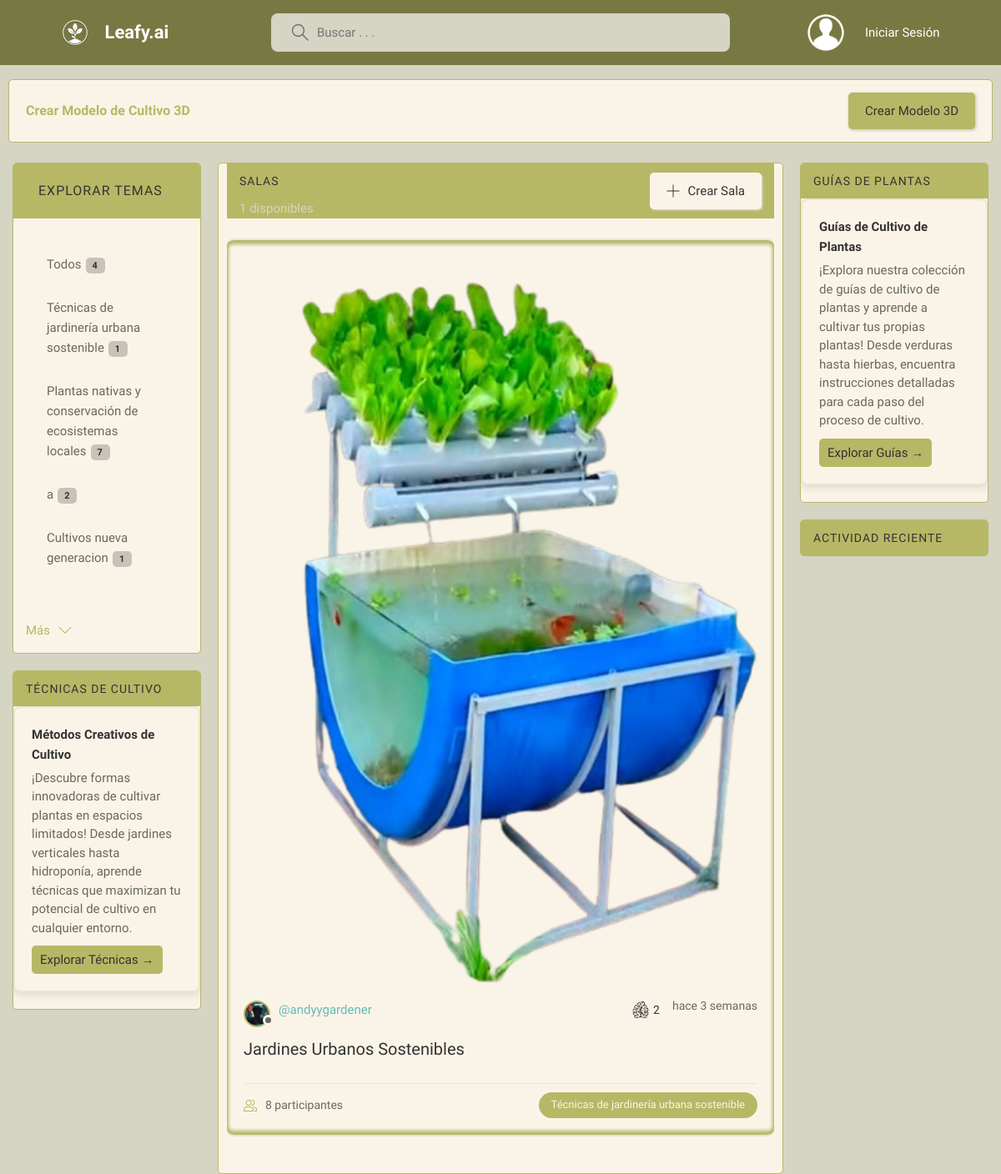
Before: /?q=Bienvenidos with the older database file.
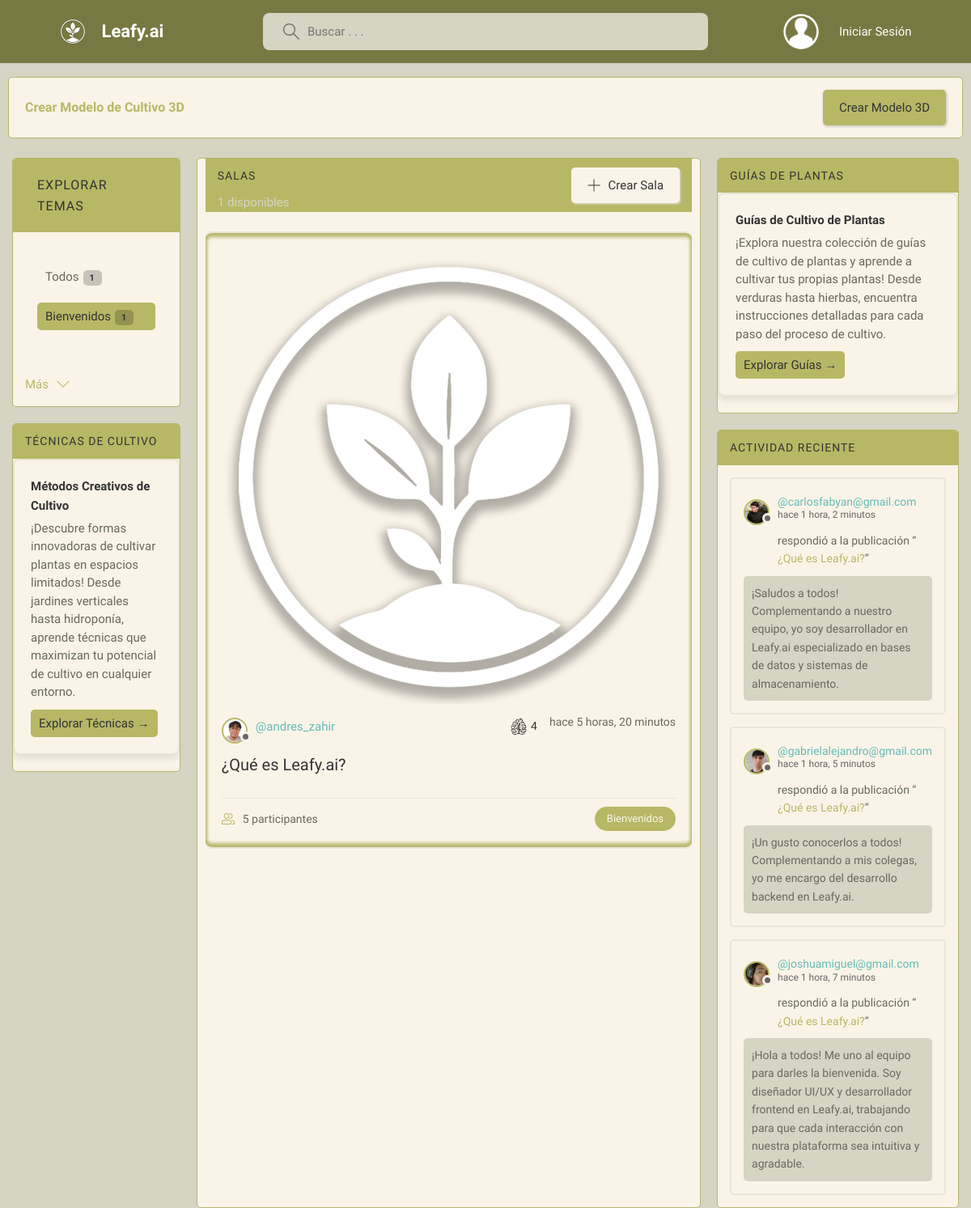
After: the same page with the newer database file.
### base/models.py (models this page shows, shortened)
class Topic(models.Model):
    name = models.CharField(max_length=200)

class Room(models.Model):
    host = models.ForeignKey(User, on_delete=models.SET_NULL, null=True)
    topic =  models.ForeignKey(Topic, on_delete=models.SET_NULL, null=True)
    name = models.CharField(max_length=200)
    description = models.TextField(null=True, blank=True)
    participants = models.ManyToManyField(User, related_name='participants', blank=True)
    image = models.ImageField(null=True, blank=True, upload_to='room_images/')
    likes = models.ManyToManyField(User, related_name='room_likes', blank=True)
    updated = models.DateTimeField(auto_now=True)
    created = models.DateTimeField(auto_now_add=True)
    class Meta:
        ordering = ['-updated', '-created']
    def __str__(self):
        return self.name

class User(AbstractUser):
    name = models.CharField(max_length=200, null=True)
    email = models.EmailField(unique=True, null=True)
    bio = models.TextField(null=True)
    avatar = models.ImageField(null=True, default="blue.jpg")
    USERNAME_FIELD = 'email'
    REQUIRED_FIELDS = []

class Message(models.Model):
    user = models.ForeignKey(User, on_delete=models.CASCADE)
    room = models.ForeignKey(Room, on_delete=models.CASCADE)
    body = models.TextField()
    parent = models.ForeignKey('self', on_delete=models.CASCADE, null=True, blank=True, related_name='replies')
    depth = models.IntegerField(default=0)  # 0 para mensajes principales, 1-2 para respuestas
    likes = models.ManyToManyField(User, related_name='message_likes', blank=True)
    updated = models.DateTimeField(auto_now=True)
    created = models.DateTimeField(auto_now_add=True)
    class Meta:
        ordering = ['-updated', '-created']

### base/views.py (the view)
# urls.py: path('', views.home, name = "home"),
def home(request):
    q = request.GET.get('q') if request.GET.get('q') != None else ''
    rooms = Room.objects.filter(Q(topic__name__icontains = q) | Q(name__icontains = q)| Q(description__icontains = q))
    topics = Topic.objects.all()[0:5]
    room_count = rooms.count()
    room_messages = Message.objects.all().filter(Q(room__topic__name__icontains = q))
    context = {'rooms' : rooms, 'topics' : topics, 'room_count' : room_count, 'room_messages' : room_messages}
    return render(request, 'base/home.html', context)

### base/templates/base/home.html (shortened to what this page needs)
{%  extends 'main.html' %}
{% block content %}
<div class="model-banner-container">
  <div class="model-banner">
    <h3>Crear Modelo de Cultivo 3D</h3>
    <a href="{% url 'cultivation3d_home' %}" class="btn btn--mainn">
      Crear Modelo 3D
    </a>
  </div>
</div>
<main class="layout layout--3">
  <div class="left-column">
    {% include 'base/topics_component.html' %}
    {% include 'base/techniques_component.html' %}
  </div>
  <div class="roomList">
      <div class="roomList__header">
        <div>
          <h2>Salas</h2>
          <p>{{room_count}} disponibles</p>
        </div>
        <a class="btn btn--main" href="{% url 'create-room' %}">
          <svg version="1.1" xmlns="http://www.w3.org/2000/svg" width="32" height="32" viewBox="0 0 32 32">
            <title>Crear</title>
            <path
              d="M16.943 0.943h-1.885v14.115h-14.115v1.885h14.115v14.115h1.885v-14.115h14.115v-1.885h-14.115v-14.115z"
            ></path>
          </svg>
          Crear Sala
        </a>
      </div>
      {% include 'base/feed_component.html' %}
  </div>
  <div class="activities-column">
    {% include 'base/guides_component.html' %}
    {% include 'base/activity_component.html' %}
  </div>
</main>
{% endblock %}

### base/templates/base/topics_component.html (shortened to what this page needs)
<div class="topics">
    <div class="topics__header">
      <h2>Explorar Temas</h2>
    </div>
    <ul class="topics__list">
    </ul>
    <a class="btn btn--link" href="{% url 'topics' %}">
      Más
      <svg version="1.1" xmlns="http://www.w3.org/2000/svg" width="32" height="32" viewBox="0 0 32 32">
        <title>flecha-abajo</title>
        <path d="M16 21l-13-13h-3l16 16 16-16h-3l-13 13z"></path>
      </svg>
    </a>
  </div>

### base/templates/base/feed_component.html (shortened to what this page needs)
{% load static %}
{% for room in rooms %}
<div class="roomListRoom">
  {% if room.image %}
    <div class="roomListRoom__imageWrapper">
      <img src="{{ room.image.url }}" alt="{{ room.name }}" class="roomListRoom__image" />
    </div>
  {% endif %}
  <div class="roomListRoom__header">
    <a href="{% url 'user-profile' room.host.id %}" class="roomListRoom__author">
      <div class="avatar avatar--small">
        <img src="{{room.host.avatar.url}}" alt="Avatar de {{ room.host.username }}" />
      </div>
      <span>@{{room.host.username}}</span>
    </a>
    <div class="roomListRoom__actions">
      <a href="javascript:void(0)" data-url="{% url 'like-room' room.id %}" class="btn-like " >
        <span class="leaf-icon">
          <img src="{% static 'images/likes/hojavacia.png' %}" class="leaf-empty" alt="Me gusta">
        </span>
        <span class="like-count">{{ room.likes.count }}</span>
      </a>
      <span>hace {{room.created|timesince}}</span>
    </div>
  </div>
  <div class="roomListRoom__content">
    <a href="{% url 'room' room.id %}">{{room.name}}</a>
  </div>
  <div class="roomListRoom__meta">
    <a href="{% url 'room' room.id %}" class="roomListRoom__joined">
      {{room.participants.all.count}} {{room.participants.all.count|pluralize:"participante,participantes"}}
    </a>
    <p class="roomListRoom__topic">{{room.topic.name}}</p>
  </div>
</div>
{% endfor %}

### base/templates/base/activity_component.html (shortened to what this page needs)
<div class="activities">
  <div class="activities__header">
    <h2>Actividad Reciente</h2>
  </div>
  {% for message in room_messages|slice:":3" %}
    <div class="activities__box">
      <div class="activities__boxHeader roomListRoom__header">
        <a href="{% url 'user-profile' message.user.id %}" class="roomListRoom__author" aria-label="Ver perfil de {{ message.user }}">
          <div class="avatar avatar--small">
            <img src="{{ message.user.avatar.url }}" alt="Foto de perfil de {{ message.user }}"/>
          </div>
          <p>
            @{{ message.user }}
            <span>hace {{ message.created|timesince }}</span>
          </p>
        </a>
      </div>
      <div class="activities__boxContent">
        <p>respondió a la publicación “<a href="{% url 'room' message.room.id %}" aria-label="Ver publicación {{ message.room }}">{{message.room}}</a>”</p>
        <div class="activities__boxRoomContent">
          {{message.body}}
        </div>
      </div>
    </div>
  {% endfor %}
</div>

Changed rows visible on the page:
removed Room: image (picture), host.avatar (picture), host.username "andyygardener", likes.count "2", created "3 semanas", name "Jardines Urbanos Sostenibles", participants.all.count "8", topic.name "Técnicas de jardinería urbana sostenible"
changed Topic: name+id "Todos 4 Técnicas de jardinería urbana sostenible 1 Plantas nativas y conservación de ecosistemas locales 7 a 2 Cultivos nueva generacion 1" → "Todos 1 Bienvenidos 1"
added Room: image (picture), host.avatar (picture), host.username "andres_zahir", likes.count "4", created "5 horas, 20 minutos", name "¿Qué es Leafy.ai?", participants.all.count "5", topic.name "Bienvenidos"
now on this page (row edited): Message: user.avatar (picture), user "carlosfabyan@gmail.com", created "1 hora, 2 minutos", room "¿Qué es Leafy.ai?", body "¡Saludos a todos! Complementando a nuestro equipo, yo soy desarrollador en Leafy.ai especializado en bases de datos y sistemas de almacenamiento."
now on this page (row edited): Message: user.avatar (picture), user "gabrielalejandro@gmail.com", created "1 hora, 5 minutos", room "¿Qué es Leafy.ai?", body "¡Un gusto conocerlos a todos! Complementando a mis colegas, yo me encargo del desarrollo backend en Leafy.ai."
now on this page (row edited): Message: user.avatar (picture), user "joshuamiguel@gmail.com", created "1 hora, 7 minutos", room "¿Qué es Leafy.ai?", body "¡Hola a todos! Me uno al equipo para darles la bienvenida. Soy diseñador UI/UX y desarrollador frontend en Leafy.ai, trabajando para que cada interacción con nuestra plataforma sea intuitiva y agradable."
